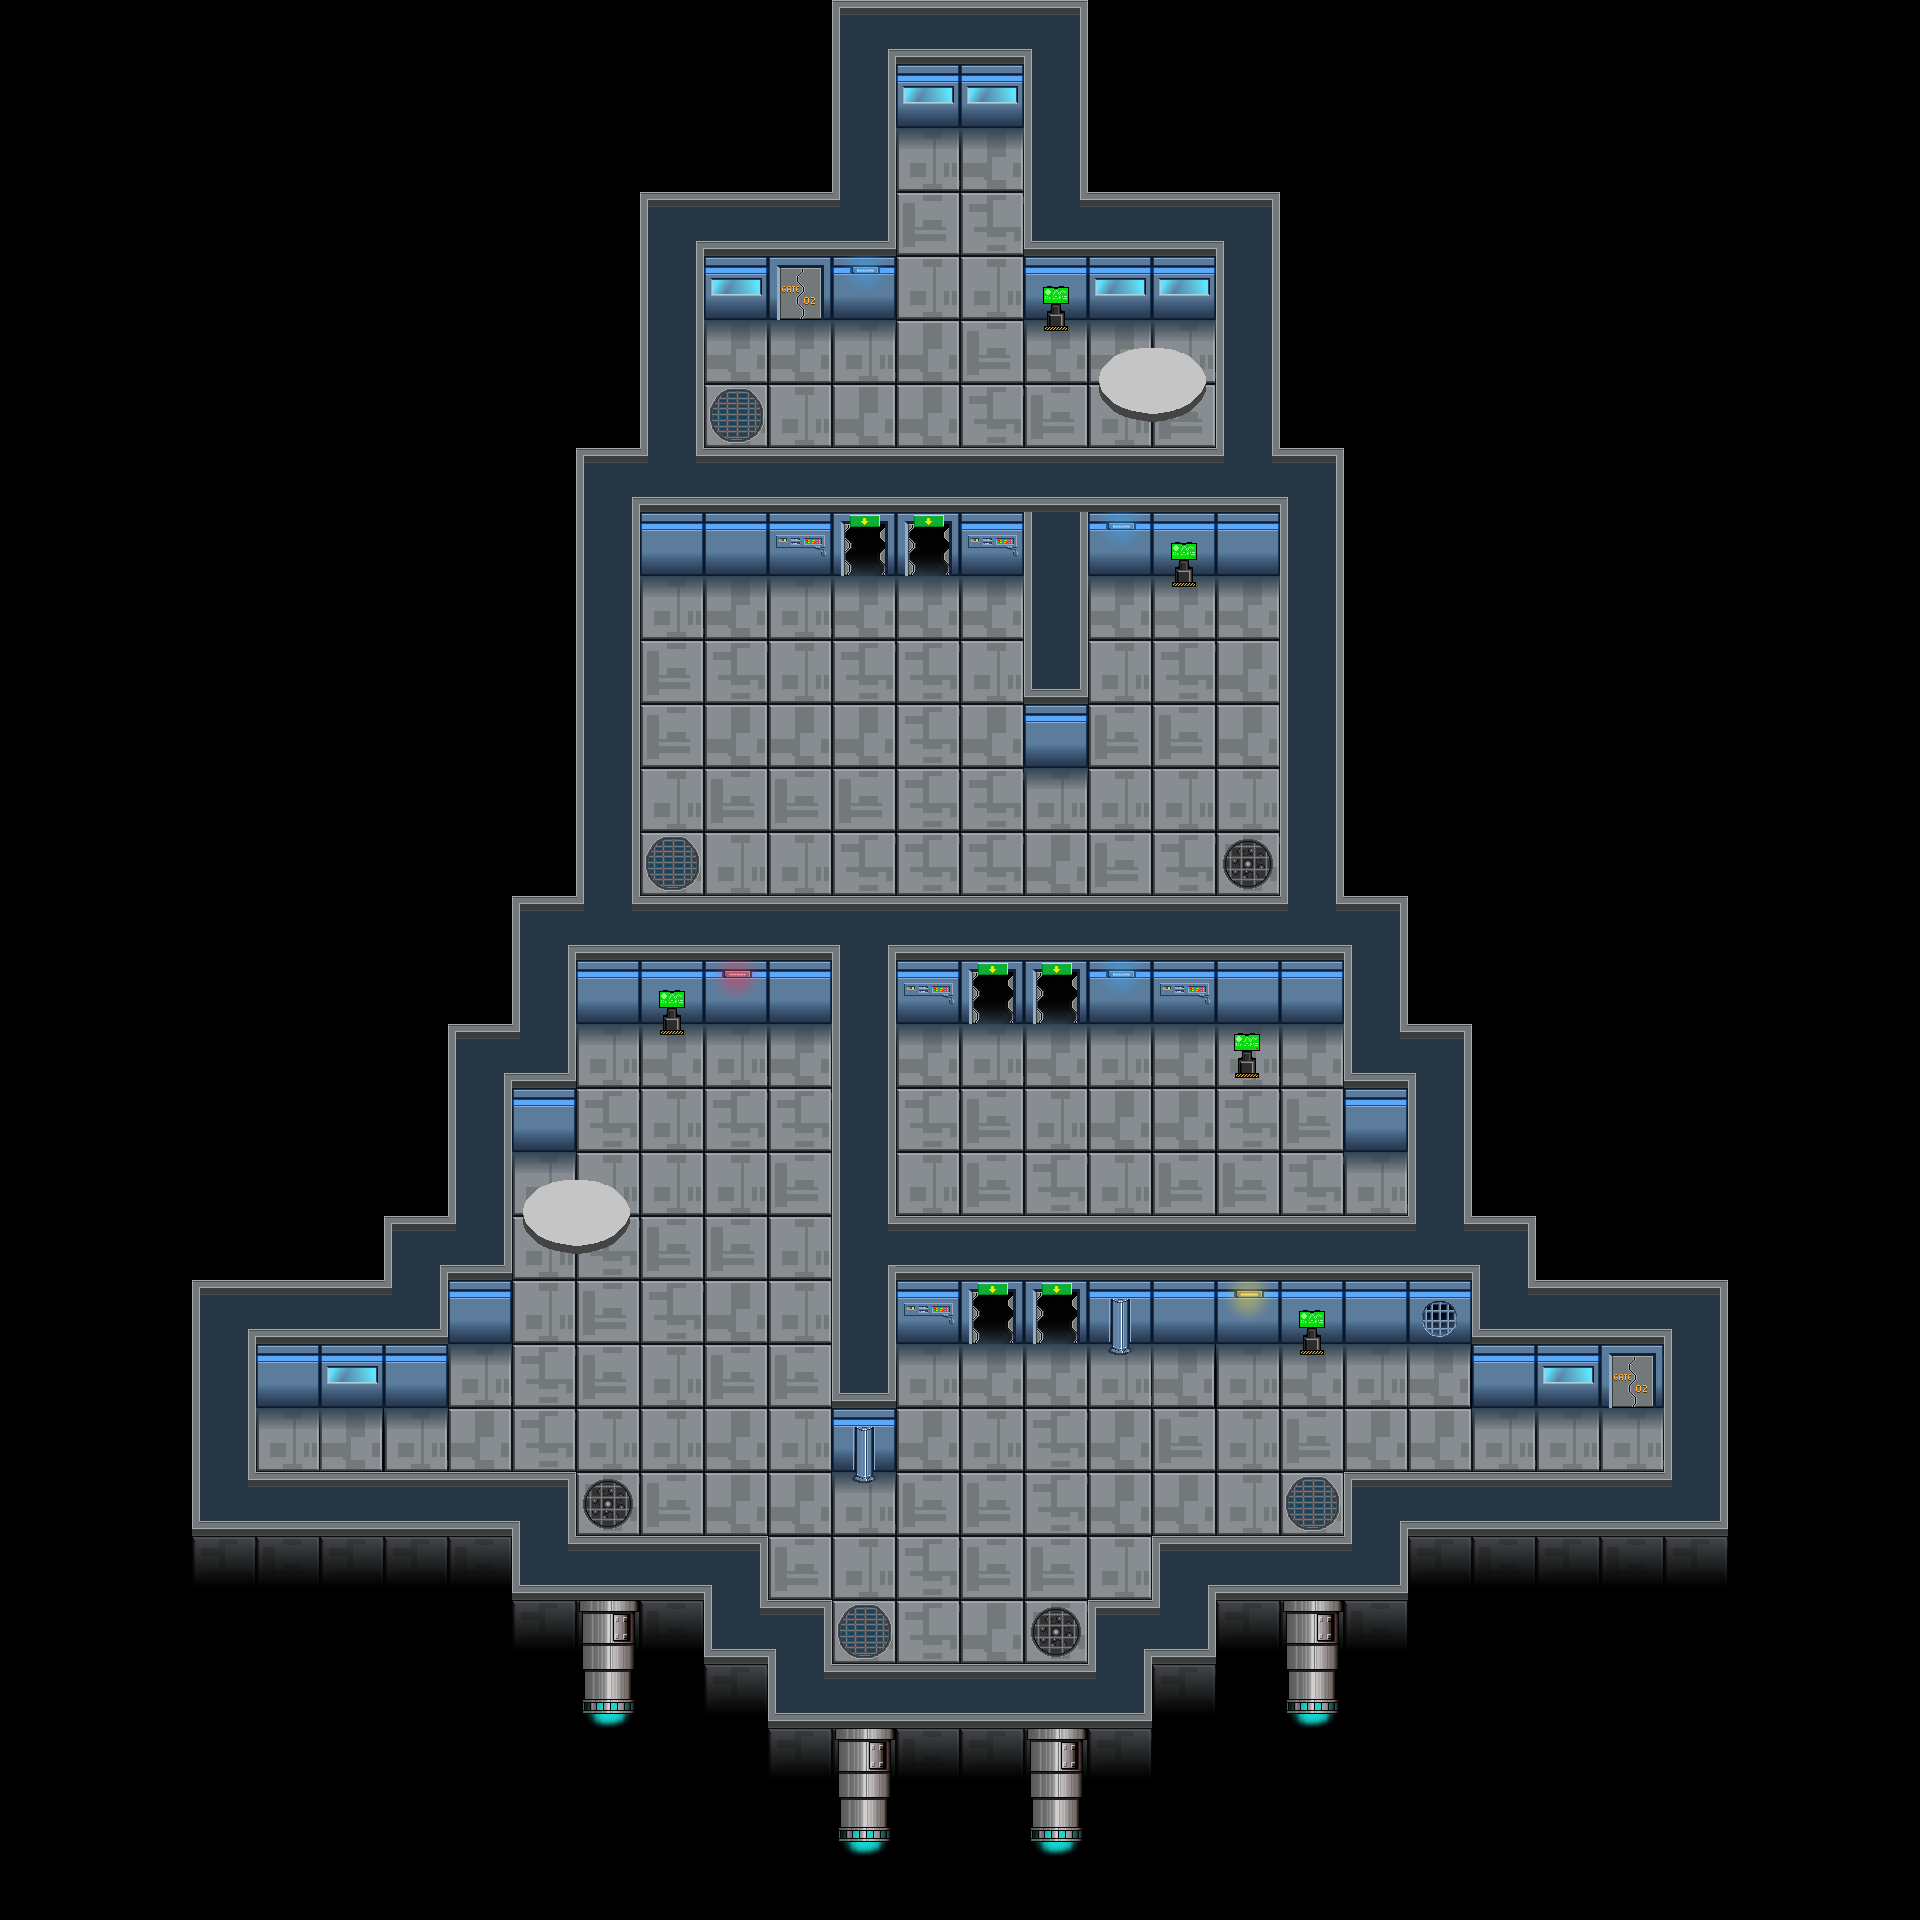

A level layout from a 2D game, rendered from its tile map. Below: a short description, then the map file with tile-grid data replaced by summaries:
An orthogonal 30x30 tile map with 64x64 px tiles, 4 tile layers (thruster_fire, ground, thrusters, detail) and 55 objects.

<map version="1.5" tiledversion="1.7.2" orientation="orthogonal" renderorder="right-down" width="30" height="30" tilewidth="64" tileheight="64" infinite="0" nextlayerid="7" nextobjectid="1">
 <tileset firstgid="1" name="tileset_sf" tilewidth="64" tileheight="64" tilecount="510" columns="30">
  <image source="tileset_sf.png" width="1920" height="1088" />
  <tile id="190">
   <objectgroup draworder="index" id="2">
    <object id="1" x="0" y="0" width="64" height="64" />
    <object id="3" x="0" y="0" width="64" height="64" />
   </objectgroup>
  </tile>
  <tile id="191">
   <objectgroup draworder="index" id="2">
    <object id="1" x="0" y="0" width="64" height="64" />
   </objectgroup>
  </tile>
  <tile id="192">
   <objectgroup draworder="index" id="2">
    <object id="1" x="0" y="0" width="64" height="64" />
   </objectgroup>
  </tile>
  <tile id="194">
   <objectgroup draworder="index" id="2">
    <object id="1" x="0" y="0" width="64" height="64" />
    <object id="2" x="0" y="0" width="64" height="64" />
   </objectgroup>
  </tile>
  <tile id="199">
   <objectgroup draworder="index" id="2">
    <object id="1" x="0" y="0" width="64" height="64" />
   </objectgroup>
  </tile>
  <tile id="200">
   <objectgroup draworder="index" id="2">
    <object id="1" x="0" y="0" width="64" height="64" />
   </objectgroup>
  </tile>
  <tile id="201">
   <objectgroup draworder="index" id="2">
    <object id="1" x="0" y="0" width="64" height="64" />
   </objectgroup>
  </tile>
  <tile id="220">
   <objectgroup draworder="index" id="2">
    <object id="1" x="0" y="0" width="64" height="64" />
   </objectgroup>
  </tile>
  <tile id="221">
   <objectgroup draworder="index" id="2">
    <object id="1" x="0" y="0" width="64" height="64" />
   </objectgroup>
  </tile>
  <tile id="222">
   <objectgroup draworder="index" id="2">
    <object id="1" x="0" y="0" width="64" height="64" />
   </objectgroup>
  </tile>
  <tile id="223">
   <objectgroup draworder="index" id="2">
    <object id="1" x="0" y="0" width="64" height="64" />
    <object id="2" x="0" y="0" width="64" height="64" />
   </objectgroup>
  </tile>
  <tile id="224">
   <objectgroup draworder="index" id="2">
    <object id="1" x="0" y="0" width="64" height="64" />
   </objectgroup>
  </tile>
  <tile id="229">
   <objectgroup draworder="index" id="2">
    <object id="1" x="0" y="0" width="64" height="64" />
   </objectgroup>
  </tile>
  <tile id="231">
   <objectgroup draworder="index" id="2">
    <object id="1" x="0" y="0" width="64" height="64" />
   </objectgroup>
  </tile>
  <tile id="250">
   <objectgroup draworder="index" id="2">
    <object id="1" x="0" y="0" width="64" height="64" />
   </objectgroup>
  </tile>
  <tile id="251">
   <objectgroup draworder="index" id="2">
    <object id="1" x="0" y="0" width="64" height="64" />
   </objectgroup>
  </tile>
  <tile id="252">
   <objectgroup draworder="index" id="2">
    <object id="1" x="0" y="0" width="64" height="64" />
   </objectgroup>
  </tile>
  <tile id="253">
   <objectgroup draworder="index" id="2">
    <object id="1" x="0" y="0" width="64" height="64" />
    <object id="2" x="0" y="0" width="64" height="64" />
   </objectgroup>
  </tile>
  <tile id="254">
   <objectgroup draworder="index" id="2">
    <object id="1" x="0" y="0" width="64" height="64" />
   </objectgroup>
  </tile>
  <tile id="256">
   <objectgroup draworder="index" id="2">
    <object id="1" x="0" y="0" width="64" height="64" />
   </objectgroup>
  </tile>
  <tile id="257">
   <objectgroup draworder="index" id="2">
    <object id="1" x="0" y="0" width="64" height="64" />
   </objectgroup>
  </tile>
  <tile id="258">
   <objectgroup draworder="index" id="2">
    <object id="1" x="0" y="0" width="64" height="64" />
   </objectgroup>
  </tile>
  <tile id="259">
   <objectgroup draworder="index" id="2">
    <object id="1" x="0" y="0" width="64" height="64" />
   </objectgroup>
  </tile>
  <tile id="260">
   <objectgroup draworder="index" id="2">
    <object id="1" x="0" y="0" width="64" height="64" />
   </objectgroup>
  </tile>
  <tile id="261">
   <objectgroup draworder="index" id="2">
    <object id="1" x="0" y="0" width="64" height="64" />
   </objectgroup>
  </tile>
  <tile id="280">
   <objectgroup draworder="index" id="2">
    <object id="1" x="0" y="0" width="64" height="64" />
    <object id="2" x="0" y="0" width="64" height="64" />
   </objectgroup>
  </tile>
  <tile id="281">
   <objectgroup draworder="index" id="2">
    <object id="1" x="0" y="0" width="64" height="64" />
    <object id="2" x="0" y="0" width="64" height="64" />
   </objectgroup>
  </tile>
  <tile id="282">
   <objectgroup draworder="index" id="2">
    <object id="1" x="0" y="0" width="64" height="64" />
    <object id="2" x="0" y="0" width="64" height="64" />
   </objectgroup>
  </tile>
  <tile id="283">
   <objectgroup draworder="index" id="2">
    <object id="1" x="0" y="0" width="64" height="64" />
    <object id="2" x="0" y="0" width="64" height="64" />
   </objectgroup>
  </tile>
  <tile id="284">
   <objectgroup draworder="index" id="2">
    <object id="1" x="0" y="0" width="64" height="64" />
    <object id="2" x="0" y="0" width="64" height="64" />
   </objectgroup>
  </tile>
  <tile id="285">
   <objectgroup draworder="index" id="2">
    <object id="1" x="0" y="0" width="64" height="64" />
    <object id="2" x="0" y="0" width="64" height="64" />
   </objectgroup>
  </tile>
  <tile id="286">
   <objectgroup draworder="index" id="2">
    <object id="1" x="0" y="0" width="64" height="64" />
    <object id="2" x="0" y="0" width="64" height="64" />
   </objectgroup>
  </tile>
  <tile id="287">
   <objectgroup draworder="index" id="2">
    <object id="1" x="0" y="0" width="64" height="64" />
    <object id="2" x="0" y="0" width="64" height="64" />
   </objectgroup>
  </tile>
  <tile id="288">
   <objectgroup draworder="index" id="2">
    <object id="1" x="0" y="0" width="64" height="64" />
    <object id="2" x="0" y="0" width="64" height="64" />
   </objectgroup>
  </tile>
  <tile id="289">
   <objectgroup draworder="index" id="2">
    <object id="1" x="0" y="0" width="64" height="64" />
    <object id="2" x="0" y="0" width="64" height="64" />
   </objectgroup>
  </tile>
  <tile id="290">
   <objectgroup draworder="index" id="2">
    <object id="1" x="0" y="0" width="64" height="64" />
    <object id="2" x="0" y="0" width="64" height="64" />
   </objectgroup>
  </tile>
  <tile id="291">
   <objectgroup draworder="index" id="2">
    <object id="1" x="0" y="0" width="64" height="64" />
    <object id="2" x="0" y="0" width="64" height="64" />
   </objectgroup>
  </tile>
  <tile id="292">
   <objectgroup draworder="index" id="2">
    <object id="1" x="0" y="0" width="64" height="64" />
    <object id="2" x="0" y="0" width="64" height="64" />
   </objectgroup>
  </tile>
 </tileset>
 <layer id="6" name="thruster_fire" width="30" height="30">
  <data>[900 cells, 12 non-empty, 3 distinct tile ids]</data>
 </layer>
 <layer id="1" name="ground" width="30" height="30">
  <data>[900 cells, 383 non-empty, 47 distinct tile ids]</data>
 </layer>
 <layer id="4" name="thrusters" width="30" height="30">
  <data>[900 cells, 12 non-empty, 3 distinct tile ids]</data>
 </layer>
 <layer id="5" name="detail" width="30" height="30">
  <data>[900 cells, 18 non-empty, 8 distinct tile ids]</data>
 </layer>
</map>
